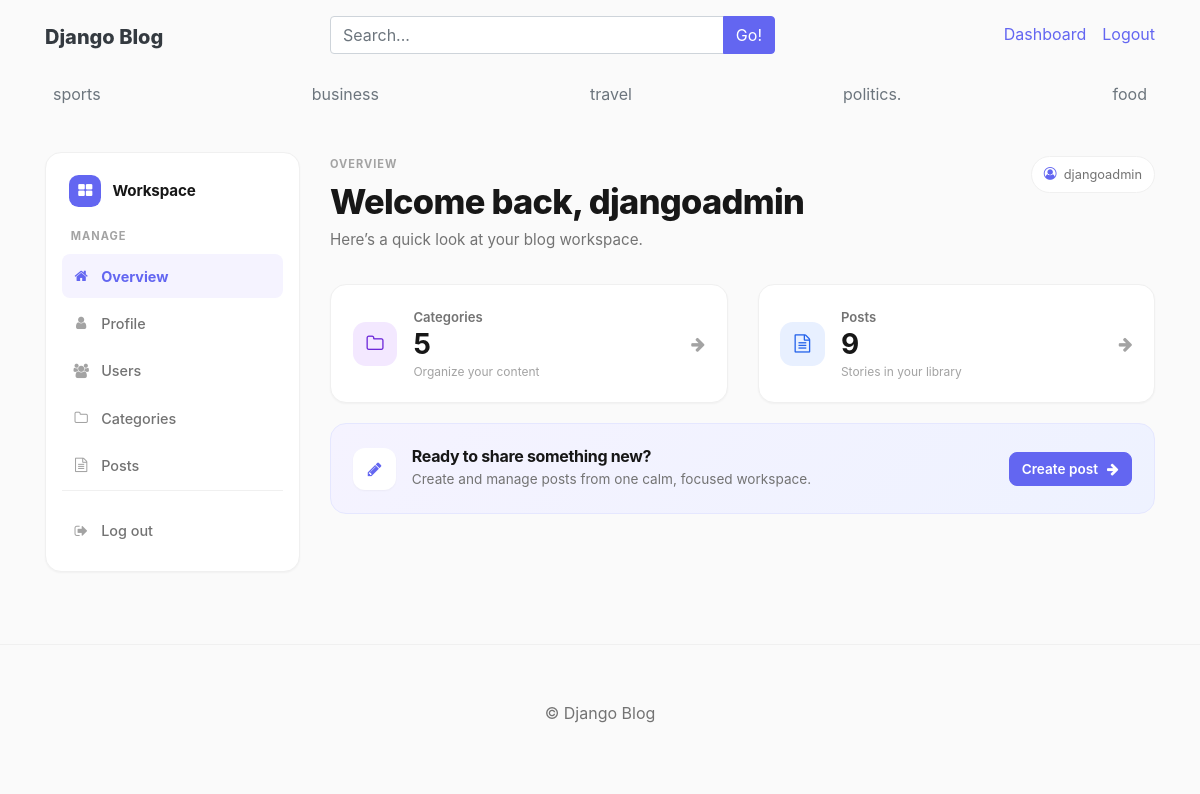
The page /dashboard/ (signed in) on the database its author committed.
### blogs/models.py (models this page shows, shortened)
class Category(models.Model):
    category_name = models.CharField(max_length=50, unique=True)
    created_at = models.DateField(auto_now_add=True)
    updated_at = models.DateField(auto_now=True)
    class Meta:
        verbose_name_plural = 'categories'

### dashboards/views.py (the view)
# urls.py: path('dashboard/',include('dashboards.urls')),
@login_required(login_url='login')
def dashboard(request):
    require_authenticated(request.user)
    category_count=Category.objects.all().count() if request.user.is_staff else 0
    blogs_count=Blog.objects.count() if request.user.is_staff else Blog.objects.filter(author=request.user).count()
    context={
        'category_count':category_count,
        'blogs_count':blogs_count
    }
    return render(request,'dashboard/dashboard.html',context)

### blogs/context_processors.py (called while the page is built)
def get_categories(request):
    categories=Category.objects.all()
    blog_suggestions = Blog.objects.filter(status='Published').order_by('title').values_list('title', flat=True)
    return dict(categories=categories, blog_suggestions=blog_suggestions)

### dashboards/views.py (called while the page is built)
def require_authenticated(user):
    if not user.is_authenticated:
        raise PermissionDenied

### templates/dashboard/dashboard.html
{% extends 'base.html' %}
{% block content %}
<div class="dashboard-shell row">
    {% include 'dashboard/sidebar.html' %}
    <main class="col-lg-9 dashboard-main">
        <div class="dashboard-page-heading">
            <div>
                <p class="dashboard-eyebrow">Overview</p>
                <h1>Welcome back, {{ user.username }}</h1>
                <p class="dashboard-subtitle">Here’s a quick look at your blog workspace.</p>
            </div>
            <span class="dashboard-user-chip"><i class="fa fa-user-circle-o"></i> {{ user }}</span>
        </div>
        <div class="row dashboard-stats">
            {% if user.is_staff %}<div class="col-sm-6 mb-3 mb-sm-0">
                <a class="dashboard-stat-card" href="{% url 'categories' %}">
                    <span class="dashboard-stat-icon dashboard-stat-icon-violet"><i class="fa fa-folder-o"></i></span>
                    <span class="dashboard-stat-copy"><span class="dashboard-stat-label">Categories</span><strong>{{ category_count }}</strong><small>Organize your content</small></span>
                    <i class="fa fa-arrow-right dashboard-stat-arrow"></i>
                </a>
            </div>{% endif %}
            <div class="col-sm-6">
                <a class="dashboard-stat-card" href="{% url 'posts' %}">
                    <span class="dashboard-stat-icon dashboard-stat-icon-blue"><i class="fa fa-file-text-o"></i></span>
                    <span class="dashboard-stat-copy"><span class="dashboard-stat-label">Posts</span><strong>{{ blogs_count }}</strong><small>Stories in your library</small></span>
                    <i class="fa fa-arrow-right dashboard-stat-arrow"></i>
                </a>
            </div>
        </div>
        <section class="dashboard-welcome-card">
            <div><span class="dashboard-welcome-icon"><i class="fa fa-pencil"></i></span></div>
            <div><h2>Ready to share something new?</h2><p>Create and manage posts from one calm, focused workspace.</p></div>
            {% if user.is_authenticated %}<a href="{% url 'add_post' %}" class="btn dashboard-primary-btn">Create post <i class="fa fa-arrow-right"></i></a>{% endif %}
        </section>
    </main>
</div>
{% endblock %}

### templates/base.html (shortened to what this page needs)
{% load static %}
<!DOCTYPE html>
<html lang="en">
<head>
    <link rel="stylesheet"
          href="https://cdn.jsdelivr.net/npm/bootstrap@4.6.2/dist/css/bootstrap.min.css">
    <link href="{% static 'CSS/blog.css' %}" rel="stylesheet">
    <link href="https://maxcdn.bootstrapcdn.com/font-awesome/4.7.0/css/font-awesome.min.css" rel="stylesheet">
</head>
<body>
<div class="container">
    <header class="blog-header py-3">
        <div class="row justify-content-between align-items-center">
            <div class="col-12 col-md-3 pt-1 text-center text-md-left">
                <a class="blog-header-logo text-dark" href="/">
                    Django Blog
                </a>
            </div>
            <div class="col-12 col-md-5 my-2 my-md-0">
                <form method="get" action="{% url 'search' %}">
                    <div class="input-group">
                        <input type="text"
                               class="form-control"
                               name="q"
                               value="{{ keyword }}"
                               list="header-blog-title-suggestions"
                               placeholder="Search...">
                        <span class="input-group-append">
                            <button class="btn btn-primary" type="submit">
                                Go!
                            </button>
                        </span>
                    </div>
                </form>
            </div>
            <div class="col-12 col-md-4 d-flex justify-content-center justify-content-md-end align-items-center">
                {% if not user.is_authenticated %}
                    <a class="btn btn-sm btn-warning" href="{% url 'login' %}">
                        Login
                    </a>
                    &nbsp;
                    <a class="btn btn-sm btn-outline-secondary" href="{% url 'register' %}">
                        Register
                    </a>
                {% elif user.is_authenticated %}
                    <span>
                        <a href="{% url 'dashboard' %}">
                            Dashboard
                        </a>
                    </span>
                    <span>
                        <a href="{% url 'logout' %}">
                            Logout
                        </a>
                    </span>
                {% else %}
                    <span>
                        <a href="{% url 'logout' %}">
                            Logout
                        </a>
                    </span>
                {% endif %}
            </div>
        </div>
    </header>
    <div class="nav-scroller py-1 mb-2">
        <nav class="nav d-flex justify-content-between">
            {% for cat in categories %}
                <a class="p-2 text-muted"
                   href="{% url 'posts_by_category' cat.id %}">
                    {{ cat.category_name }}
                </a>
            {% endfor %}
        </nav>
    </div>
    {% block content %}
    {% endblock %}
</div>
<footer class="blog-footer">
    <p class="mt-3">
        © {{ now.year }} Django Blog
    </p>
</footer>
</body>
</html>

### rows shown on the page
Category: category_name "sports"
Category: category_name "business"
Category: category_name "travel"
Category: category_name "politics."
Category: category_name "food"

### other values the page prints
{{ user.username }} "djangoadmin"
{{ user }} "djangoadmin"
{{ category_count }} "5"
{{ blogs_count }} "9"
